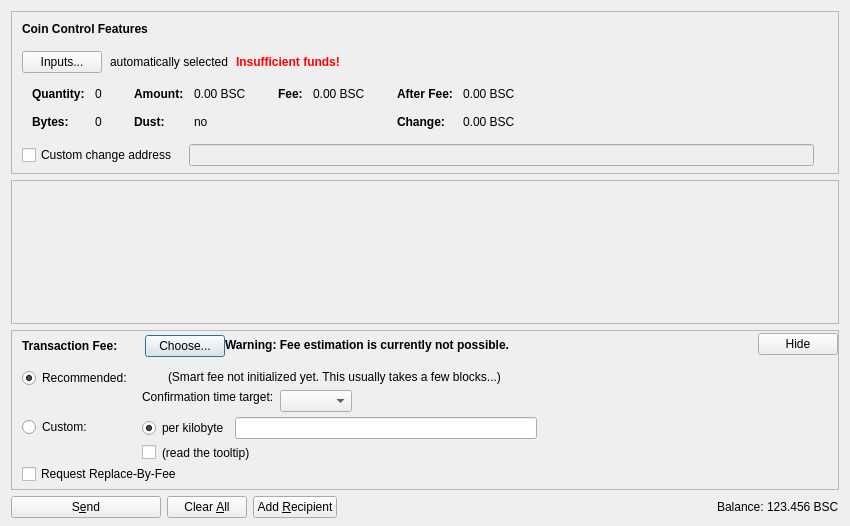
<?xml version="1.0" encoding="UTF-8"?>
<ui version="4.0">
 <class>SendCoinsDialog</class>
 <widget class="QDialog" name="SendCoinsDialog">
  <property name="geometry">
   <rect>
    <x>0</x>
    <y>0</y>
    <width>850</width>
    <height>526</height>
   </rect>
  </property>
  <property name="windowTitle">
   <string>Send Coins</string>
  </property>
  <layout class="QVBoxLayout" name="verticalLayout" stretch="0,1,0,0">
   <property name="bottomMargin">
    <number>8</number>
   </property>
   <item>
    <widget class="QFrame" name="frameCoinControl">
     <property name="sizePolicy">
      <sizepolicy hsizetype="Expanding" vsizetype="Expanding">
       <horstretch>0</horstretch>
       <verstretch>0</verstretch>
      </sizepolicy>
     </property>
     <property name="maximumSize">
      <size>
       <width>16777215</width>
       <height>16777215</height>
      </size>
     </property>
     <property name="frameShape">
      <enum>QFrame::StyledPanel</enum>
     </property>
     <property name="frameShadow">
      <enum>QFrame::Sunken</enum>
     </property>
     <layout class="QVBoxLayout" name="verticalLayoutCoinControl2">
      <property name="spacing">
       <number>0</number>
      </property>
      <property name="leftMargin">
       <number>0</number>
      </property>
      <property name="topMargin">
       <number>0</number>
      </property>
      <property name="rightMargin">
       <number>0</number>
      </property>
      <property name="bottomMargin">
       <number>6</number>
      </property>
      <item>
       <layout class="QVBoxLayout" name="verticalLayoutCoinControl" stretch="0,0,0,0,1">
        <property name="spacing">
         <number>0</number>
        </property>
        <property name="leftMargin">
         <number>10</number>
        </property>
        <property name="topMargin">
         <number>10</number>
        </property>
        <item>
         <layout class="QHBoxLayout" name="horizontalLayoutCoinControl1">
          <property name="bottomMargin">
           <number>15</number>
          </property>
          <item>
           <widget class="QLabel" name="labelCoinControlFeatures">
            <property name="sizePolicy">
             <sizepolicy hsizetype="Preferred" vsizetype="Maximum">
              <horstretch>0</horstretch>
              <verstretch>0</verstretch>
             </sizepolicy>
            </property>
            <property name="font">
             <font>
              <weight>75</weight>
              <bold>true</bold>
             </font>
            </property>
            <property name="styleSheet">
             <string notr="true">font-weight:bold;</string>
            </property>
            <property name="text">
             <string>Coin Control Features</string>
            </property>
           </widget>
          </item>
         </layout>
        </item>
        <item>
         <layout class="QHBoxLayout" name="horizontalLayoutCoinControl2" stretch="0,0,0,0">
          <property name="spacing">
           <number>8</number>
          </property>
          <property name="bottomMargin">
           <number>10</number>
          </property>
          <item>
           <widget class="QPushButton" name="pushButtonCoinControl">
            <property name="styleSheet">
             <string notr="true"/>
            </property>
            <property name="text">
             <string>Inputs...</string>
            </property>
            <property name="autoDefault">
             <bool>false</bool>
            </property>
           </widget>
          </item>
          <item>
           <widget class="QLabel" name="labelCoinControlAutomaticallySelected">
            <property name="text">
             <string>automatically selected</string>
            </property>
            <property name="margin">
             <number>5</number>
            </property>
           </widget>
          </item>
          <item>
           <widget class="QLabel" name="labelCoinControlInsuffFunds">
            <property name="font">
             <font>
              <weight>75</weight>
              <bold>true</bold>
             </font>
            </property>
            <property name="styleSheet">
             <string notr="true">color:red;font-weight:bold;</string>
            </property>
            <property name="text">
             <string>Insufficient funds!</string>
            </property>
            <property name="margin">
             <number>5</number>
            </property>
           </widget>
          </item>
          <item>
           <spacer name="horizontalSpacerCoinControl">
            <property name="orientation">
             <enum>Qt::Horizontal</enum>
            </property>
            <property name="sizeHint" stdset="0">
             <size>
              <width>40</width>
              <height>1</height>
             </size>
            </property>
           </spacer>
          </item>
         </layout>
        </item>
        <item>
         <widget class="QWidget" name="widgetCoinControl" native="true">
          <property name="sizePolicy">
           <sizepolicy hsizetype="Preferred" vsizetype="Preferred">
            <horstretch>0</horstretch>
            <verstretch>0</verstretch>
           </sizepolicy>
          </property>
          <property name="minimumSize">
           <size>
            <width>0</width>
            <height>0</height>
           </size>
          </property>
          <property name="styleSheet">
           <string notr="true"/>
          </property>
          <layout class="QHBoxLayout" name="horizontalLayoutCoinControl5">
           <property name="leftMargin">
            <number>0</number>
           </property>
           <property name="topMargin">
            <number>0</number>
           </property>
           <property name="rightMargin">
            <number>0</number>
           </property>
           <property name="bottomMargin">
            <number>0</number>
           </property>
           <item>
            <layout class="QHBoxLayout" name="horizontalLayoutCoinControl3" stretch="0,0,0,1">
             <property name="spacing">
              <number>20</number>
             </property>
             <property name="topMargin">
              <number>0</number>
             </property>
             <property name="bottomMargin">
              <number>10</number>
             </property>
             <item>
              <layout class="QFormLayout" name="formLayoutCoinControl1">
               <property name="horizontalSpacing">
                <number>10</number>
               </property>
               <property name="verticalSpacing">
                <number>14</number>
               </property>
               <property name="leftMargin">
                <number>10</number>
               </property>
               <property name="topMargin">
                <number>4</number>
               </property>
               <property name="rightMargin">
                <number>6</number>
               </property>
               <item row="0" column="0">
                <widget class="QLabel" name="labelCoinControlQuantityText">
                 <property name="font">
                  <font>
                   <weight>75</weight>
                   <bold>true</bold>
                  </font>
                 </property>
                 <property name="text">
                  <string>Quantity:</string>
                 </property>
                 <property name="margin">
                  <number>0</number>
                 </property>
                </widget>
               </item>
               <item row="0" column="1">
                <widget class="QLabel" name="labelCoinControlQuantity">
                 <property name="cursor">
                  <cursorShape>IBeamCursor</cursorShape>
                 </property>
                 <property name="contextMenuPolicy">
                  <enum>Qt::ActionsContextMenu</enum>
                 </property>
                 <property name="text">
                  <string notr="true">0</string>
                 </property>
                 <property name="margin">
                  <number>0</number>
                 </property>
                 <property name="textInteractionFlags">
                  <set>Qt::LinksAccessibleByMouse|Qt::TextSelectableByKeyboard|Qt::TextSelectableByMouse</set>
                 </property>
                </widget>
               </item>
               <item row="1" column="0">
                <widget class="QLabel" name="labelCoinControlBytesText">
                 <property name="font">
                  <font>
                   <weight>75</weight>
                   <bold>true</bold>
                  </font>
                 </property>
                 <property name="text">
                  <string>Bytes:</string>
                 </property>
                </widget>
               </item>
               <item row="1" column="1">
                <widget class="QLabel" name="labelCoinControlBytes">
                 <property name="cursor">
                  <cursorShape>IBeamCursor</cursorShape>
                 </property>
                 <property name="contextMenuPolicy">
                  <enum>Qt::ActionsContextMenu</enum>
                 </property>
                 <property name="text">
                  <string notr="true">0</string>
                 </property>
                 <property name="textInteractionFlags">
                  <set>Qt::LinksAccessibleByMouse|Qt::TextSelectableByKeyboard|Qt::TextSelectableByMouse</set>
                 </property>
                </widget>
               </item>
              </layout>
             </item>
             <item>
              <layout class="QFormLayout" name="formLayoutCoinControl2">
               <property name="horizontalSpacing">
                <number>10</number>
               </property>
               <property name="verticalSpacing">
                <number>14</number>
               </property>
               <property name="leftMargin">
                <number>6</number>
               </property>
               <property name="topMargin">
                <number>4</number>
               </property>
               <property name="rightMargin">
                <number>6</number>
               </property>
               <item row="0" column="0">
                <widget class="QLabel" name="labelCoinControlAmountText">
                 <property name="font">
                  <font>
                   <weight>75</weight>
                   <bold>true</bold>
                  </font>
                 </property>
                 <property name="text">
                  <string>Amount:</string>
                 </property>
                 <property name="margin">
                  <number>0</number>
                 </property>
                </widget>
               </item>
               <item row="0" column="1">
                <widget class="QLabel" name="labelCoinControlAmount">
                 <property name="cursor">
                  <cursorShape>IBeamCursor</cursorShape>
                 </property>
                 <property name="contextMenuPolicy">
                  <enum>Qt::ActionsContextMenu</enum>
                 </property>
                 <property name="text">
                  <string notr="true">0.00 BSC</string>
                 </property>
                 <property name="textInteractionFlags">
                  <set>Qt::LinksAccessibleByMouse|Qt::TextSelectableByKeyboard|Qt::TextSelectableByMouse</set>
                 </property>
                </widget>
               </item>
               <item row="1" column="0">
                <widget class="QLabel" name="labelCoinControlLowOutputText">
                 <property name="font">
                  <font>
                   <weight>75</weight>
                   <bold>true</bold>
                  </font>
                 </property>
                 <property name="text">
                  <string>Dust:</string>
                 </property>
                </widget>
               </item>
               <item row="1" column="1">
                <widget class="QLabel" name="labelCoinControlLowOutput">
                 <property name="cursor">
                  <cursorShape>IBeamCursor</cursorShape>
                 </property>
                 <property name="contextMenuPolicy">
                  <enum>Qt::ActionsContextMenu</enum>
                 </property>
                 <property name="text">
                  <string notr="true">no</string>
                 </property>
                 <property name="textInteractionFlags">
                  <set>Qt::LinksAccessibleByMouse|Qt::TextSelectableByKeyboard|Qt::TextSelectableByMouse</set>
                 </property>
                </widget>
               </item>
              </layout>
             </item>
             <item>
              <layout class="QFormLayout" name="formLayoutCoinControl3">
               <property name="horizontalSpacing">
                <number>10</number>
               </property>
               <property name="verticalSpacing">
                <number>14</number>
               </property>
               <property name="leftMargin">
                <number>6</number>
               </property>
               <property name="topMargin">
                <number>4</number>
               </property>
               <property name="rightMargin">
                <number>6</number>
               </property>
               <item row="0" column="0">
                <widget class="QLabel" name="labelCoinControlFeeText">
                 <property name="font">
                  <font>
                   <weight>75</weight>
                   <bold>true</bold>
                  </font>
                 </property>
                 <property name="text">
                  <string>Fee:</string>
                 </property>
                 <property name="margin">
                  <number>0</number>
                 </property>
                </widget>
               </item>
               <item row="0" column="1">
                <widget class="QLabel" name="labelCoinControlFee">
                 <property name="cursor">
                  <cursorShape>IBeamCursor</cursorShape>
                 </property>
                 <property name="contextMenuPolicy">
                  <enum>Qt::ActionsContextMenu</enum>
                 </property>
                 <property name="text">
                  <string notr="true">0.00 BSC</string>
                 </property>
                 <property name="textInteractionFlags">
                  <set>Qt::LinksAccessibleByMouse|Qt::TextSelectableByKeyboard|Qt::TextSelectableByMouse</set>
                 </property>
                </widget>
               </item>
              </layout>
             </item>
             <item>
              <layout class="QFormLayout" name="formLayoutCoinControl4">
               <property name="horizontalSpacing">
                <number>10</number>
               </property>
               <property name="verticalSpacing">
                <number>14</number>
               </property>
               <property name="leftMargin">
                <number>6</number>
               </property>
               <property name="topMargin">
                <number>4</number>
               </property>
               <property name="rightMargin">
                <number>6</number>
               </property>
               <item row="0" column="0">
                <widget class="QLabel" name="labelCoinControlAfterFeeText">
                 <property name="font">
                  <font>
                   <weight>75</weight>
                   <bold>true</bold>
                  </font>
                 </property>
                 <property name="text">
                  <string>After Fee:</string>
                 </property>
                 <property name="margin">
                  <number>0</number>
                 </property>
                </widget>
               </item>
               <item row="0" column="1">
                <widget class="QLabel" name="labelCoinControlAfterFee">
                 <property name="cursor">
                  <cursorShape>IBeamCursor</cursorShape>
                 </property>
                 <property name="contextMenuPolicy">
                  <enum>Qt::ActionsContextMenu</enum>
                 </property>
                 <property name="text">
                  <string notr="true">0.00 BSC</string>
                 </property>
                 <property name="textInteractionFlags">
                  <set>Qt::LinksAccessibleByMouse|Qt::TextSelectableByKeyboard|Qt::TextSelectableByMouse</set>
                 </property>
                </widget>
               </item>
               <item row="1" column="0">
                <widget class="QLabel" name="labelCoinControlChangeText">
                 <property name="font">
                  <font>
                   <weight>75</weight>
                   <bold>true</bold>
                  </font>
                 </property>
                 <property name="text">
                  <string>Change:</string>
                 </property>
                </widget>
               </item>
               <item row="1" column="1">
                <widget class="QLabel" name="labelCoinControlChange">
                 <property name="cursor">
                  <cursorShape>IBeamCursor</cursorShape>
                 </property>
                 <property name="contextMenuPolicy">
                  <enum>Qt::ActionsContextMenu</enum>
                 </property>
                 <property name="text">
                  <string notr="true">0.00 BSC</string>
                 </property>
                 <property name="textInteractionFlags">
                  <set>Qt::LinksAccessibleByMouse|Qt::TextSelectableByKeyboard|Qt::TextSelectableByMouse</set>
                 </property>
                </widget>
               </item>
              </layout>
             </item>
            </layout>
           </item>
          </layout>
         </widget>
        </item>
        <item>
         <layout class="QHBoxLayout" name="horizontalLayoutCoinControl4" stretch="0,0,0">
          <property name="spacing">
           <number>12</number>
          </property>
          <property name="sizeConstraint">
           <enum>QLayout::SetDefaultConstraint</enum>
          </property>
          <property name="topMargin">
           <number>5</number>
          </property>
          <property name="rightMargin">
           <number>5</number>
          </property>
          <item>
           <widget class="QCheckBox" name="checkBoxCoinControlChange">
            <property name="toolTip">
             <string>If this is activated, but the change address is empty or invalid, change will be sent to a newly generated address.</string>
            </property>
            <property name="text">
             <string>Custom change address</string>
            </property>
           </widget>
          </item>
          <item>
           <widget class="QValidatedLineEdit" name="lineEditCoinControlChange">
            <property name="enabled">
             <bool>false</bool>
            </property>
            <property name="sizePolicy">
             <sizepolicy hsizetype="Expanding" vsizetype="Fixed">
              <horstretch>0</horstretch>
              <verstretch>0</verstretch>
             </sizepolicy>
            </property>
           </widget>
          </item>
          <item>
           <widget class="QLabel" name="labelCoinControlChangeLabel">
            <property name="sizePolicy">
             <sizepolicy hsizetype="Preferred" vsizetype="Expanding">
              <horstretch>0</horstretch>
              <verstretch>0</verstretch>
             </sizepolicy>
            </property>
            <property name="minimumSize">
             <size>
              <width>0</width>
              <height>0</height>
             </size>
            </property>
            <property name="text">
             <string/>
            </property>
            <property name="margin">
             <number>3</number>
            </property>
           </widget>
          </item>
         </layout>
        </item>
        <item>
         <spacer name="verticalSpacerCoinControl">
          <property name="orientation">
           <enum>Qt::Vertical</enum>
          </property>
          <property name="sizeHint" stdset="0">
           <size>
            <width>800</width>
            <height>1</height>
           </size>
          </property>
         </spacer>
        </item>
       </layout>
      </item>
     </layout>
    </widget>
   </item>
   <item>
    <widget class="QScrollArea" name="scrollArea">
     <property name="widgetResizable">
      <bool>true</bool>
     </property>
     <widget class="QWidget" name="scrollAreaWidgetContents">
      <property name="geometry">
       <rect>
        <x>0</x>
        <y>0</y>
        <width>830</width>
        <height>104</height>
       </rect>
      </property>
      <layout class="QVBoxLayout" name="verticalLayout_2" stretch="0,1">
       <property name="leftMargin">
        <number>0</number>
       </property>
       <property name="topMargin">
        <number>0</number>
       </property>
       <property name="rightMargin">
        <number>0</number>
       </property>
       <property name="bottomMargin">
        <number>0</number>
       </property>
       <item>
        <layout class="QVBoxLayout" name="entries">
         <property name="spacing">
          <number>6</number>
         </property>
        </layout>
       </item>
       <item>
        <spacer name="verticalSpacer">
         <property name="orientation">
          <enum>Qt::Vertical</enum>
         </property>
         <property name="sizeHint" stdset="0">
          <size>
           <width>20</width>
           <height>40</height>
          </size>
         </property>
        </spacer>
       </item>
      </layout>
     </widget>
    </widget>
   </item>
   <item>
    <widget class="QFrame" name="frameFee">
     <property name="sizePolicy">
      <sizepolicy hsizetype="Expanding" vsizetype="Expanding">
       <horstretch>0</horstretch>
       <verstretch>0</verstretch>
      </sizepolicy>
     </property>
     <property name="maximumSize">
      <size>
       <width>16777215</width>
       <height>16777215</height>
      </size>
     </property>
     <property name="frameShape">
      <enum>QFrame::StyledPanel</enum>
     </property>
     <property name="frameShadow">
      <enum>QFrame::Sunken</enum>
     </property>
     <layout class="QVBoxLayout" name="verticalLayoutFee1">
      <property name="spacing">
       <number>0</number>
      </property>
      <property name="leftMargin">
       <number>0</number>
      </property>
      <property name="topMargin">
       <number>0</number>
      </property>
      <property name="rightMargin">
       <number>0</number>
      </property>
      <property name="bottomMargin">
       <number>0</number>
      </property>
      <item>
       <layout class="QVBoxLayout" name="verticalLayoutFee2" stretch="0,0,0">
        <property name="spacing">
         <number>0</number>
        </property>
        <property name="leftMargin">
         <number>10</number>
        </property>
        <property name="topMargin">
         <number>0</number>
        </property>
        <item>
         <layout class="QHBoxLayout" name="horizontalLayoutFee1">
          <property name="bottomMargin">
           <number>0</number>
          </property>
          <item>
           <layout class="QVBoxLayout" name="verticalLayoutFee7">
            <property name="spacing">
             <number>0</number>
            </property>
            <item>
             <spacer name="verticalSpacerSmartFee">
              <property name="orientation">
               <enum>Qt::Vertical</enum>
              </property>
              <property name="sizeType">
               <enum>QSizePolicy::Fixed</enum>
              </property>
              <property name="sizeHint" stdset="0">
               <size>
                <width>1</width>
                <height>4</height>
               </size>
              </property>
             </spacer>
            </item>
            <item>
             <layout class="QHBoxLayout" name="horizontalLayoutSmartFee">
              <property name="spacing">
               <number>10</number>
              </property>
              <item>
               <widget class="QLabel" name="labelFeeHeadline">
                <property name="sizePolicy">
                 <sizepolicy hsizetype="Preferred" vsizetype="Maximum">
                  <horstretch>0</horstretch>
                  <verstretch>0</verstretch>
                 </sizepolicy>
                </property>
                <property name="font">
                 <font>
                  <weight>75</weight>
                  <bold>true</bold>
                 </font>
                </property>
                <property name="styleSheet">
                 <string notr="true">font-weight:bold;</string>
                </property>
                <property name="text">
                 <string>Transaction Fee:</string>
                </property>
               </widget>
              </item>
              <item>
               <widget class="QLabel" name="labelFeeMinimized">
                <property name="text">
                 <string/>
                </property>
               </widget>
              </item>
              <item>
               <widget class="QPushButton" name="buttonChooseFee">
                <property name="text">
                 <string>Choose...</string>
                </property>
               </widget>
              </item>
             </layout>
            </item>
            <item>
             <spacer name="verticalSpacer_5">
              <property name="orientation">
               <enum>Qt::Vertical</enum>
              </property>
              <property name="sizeHint" stdset="0">
               <size>
                <width>1</width>
                <height>1</height>
               </size>
              </property>
             </spacer>
            </item>
           </layout>
          </item>
          <item>
           <widget class="QLabel" name="fallbackFeeWarningLabel">
            <property name="toolTip">
             <string>Using the fallbackfee can result in sending a transaction that will take several hours or days (or never) to confirm. Consider choosing your fee manually or wait until you have validated the complete chain.</string>
            </property>
            <property name="font">
            <font>
                <weight>75</weight>
                <bold>true</bold>
            </font>
            </property>
            <property name="text">
             <string>Warning: Fee estimation is currently not possible.</string>
            </property>
            <property name="wordWrap">
             <bool>false</bool>
            </property>
           </widget>
          </item>
          <item>
           <spacer name="horizontalSpacer_4">
            <property name="orientation">
             <enum>Qt::Horizontal</enum>
            </property>
            <property name="sizeType">
             <enum>QSizePolicy::MinimumExpanding</enum>
            </property>
            <property name="sizeHint" stdset="0">
             <size>
              <width>40</width>
              <height>20</height>
             </size>
            </property>
           </spacer>
          </item>
          <item>
           <widget class="QPushButton" name="buttonMinimizeFee">
            <property name="toolTip">
             <string>collapse fee-settings</string>
            </property>
            <property name="text">
             <string>Hide</string>
            </property>
           </widget>
          </item>
         </layout>
        </item>
        <item>
         <widget class="QFrame" name="frameFeeSelection">
          <layout class="QVBoxLayout" name="verticalLayoutFee12">
           <property name="spacing">
            <number>0</number>
           </property>
           <property name="leftMargin">
            <number>0</number>
           </property>
           <property name="topMargin">
            <number>0</number>
           </property>
           <property name="rightMargin">
            <number>0</number>
           </property>
           <property name="bottomMargin">
            <number>0</number>
           </property>
           <item>
            <layout class="QGridLayout" name="gridLayoutFee">
             <property name="topMargin">
              <number>10</number>
             </property>
             <property name="bottomMargin">
              <number>4</number>
             </property>
             <property name="horizontalSpacing">
              <number>10</number>
             </property>
             <property name="verticalSpacing">
              <number>4</number>
             </property>
             <item row="1" column="1">
              <layout class="QVBoxLayout" name="verticalLayoutFee8">
               <property name="spacing">
                <number>6</number>
               </property>
               <item>
                <layout class="QHBoxLayout" name="horizontalLayoutFee13">
                 <item>
                  <widget class="QRadioButton" name="radioCustomPerKilobyte">
                   <property name="toolTip">
                    <string>If the custom fee is set to 1000 satoshis and the transaction is only 250 bytes, then &quot;per kilobyte&quot; only pays 250 satoshis in fee, while &quot;total at least&quot; pays 1000 satoshis. For transactions bigger than a kilobyte both pay by kilobyte.</string>
                   </property>
                   <property name="text">
                    <string>per kilobyte</string>
                   </property>
                   <property name="checked">
                    <bool>true</bool>
                   </property>
                   <attribute name="buttonGroup">
                    <string notr="true">groupCustomFee</string>
                   </attribute>
                  </widget>
                 </item>
                 <item>
                  <widget class="BitcoinAmountField" name="customFee"/>
                 </item>
                 <item>
                  <spacer name="horizontalSpacer_6">
                   <property name="orientation">
                    <enum>Qt::Horizontal</enum>
                   </property>
                   <property name="sizeHint" stdset="0">
                    <size>
                     <width>1</width>
                     <height>1</height>
                    </size>
                   </property>
                  </spacer>
                 </item>
                </layout>
               </item>
               <item>
                <layout class="QHBoxLayout" name="horizontalLayoutFee8">
                 <item>
                  <widget class="QCheckBox" name="checkBoxMinimumFee">
                   <property name="toolTip">
                    <string>Paying only the minimum fee is just fine as long as there is less transaction volume than space in the blocks. But be aware that this can end up in a never confirming transaction once there is more demand for litecoin transactions than the network can process.</string>
                   </property>
                   <property name="text">
                    <string/>
                   </property>
                  </widget>
                 </item>
                 <item>
                  <widget class="QLabel" name="labelMinFeeWarning">
                   <property name="enabled">
                    <bool>true</bool>
                   </property>
                   <property name="toolTip">
                    <string>Paying only the minimum fee is just fine as long as there is less transaction volume than space in the blocks. But be aware that this can end up in a never confirming transaction once there is more demand for litecoin transactions than the network can process.</string>
                   </property>
                   <property name="text">
                    <string>(read the tooltip)</string>
                   </property>
                   <property name="margin">
                    <number>5</number>
                   </property>
                  </widget>
                 </item>
                 <item>
                  <spacer name="horizontalSpacer_2">
                   <property name="orientation">
                    <enum>Qt::Horizontal</enum>
                   </property>
                   <property name="sizeHint" stdset="0">
                    <size>
                     <width>1</width>
                     <height>1</height>
                    </size>
                   </property>
                  </spacer>
                 </item>
                </layout>
               </item>
              </layout>
             </item>
             <item row="0" column="0">
              <layout class="QVBoxLayout" name="verticalLayoutFee4" stretch="0,1">
               <item>
                <widget class="QRadioButton" name="radioSmartFee">
                 <property name="text">
                  <string>Recommended:</string>
                 </property>
                 <property name="checked">
                  <bool>true</bool>
                 </property>
                 <attribute name="buttonGroup">
                  <string notr="true">groupFee</string>
                 </attribute>
                </widget>
               </item>
               <item>
                <spacer name="verticalSpacer_2">
                 <property name="orientation">
                  <enum>Qt::Vertical</enum>
                 </property>
                 <property name="sizeHint" stdset="0">
                  <size>
                   <width>1</width>
                   <height>1</height>
                  </size>
                 </property>
                </spacer>
               </item>
              </layout>
             </item>
             <item row="1" column="0">
              <layout class="QVBoxLayout" name="verticalLayoutFee9" stretch="0,1">
               <item>
                <widget class="QRadioButton" name="radioCustomFee">
                 <property name="text">
                  <string>Custom:</string>
                 </property>
                 <attribute name="buttonGroup">
                  <string notr="true">groupFee</string>
                 </attribute>
                </widget>
               </item>
               <item>
                <spacer name="verticalSpacer_6">
                 <property name="orientation">
                  <enum>Qt::Vertical</enum>
                 </property>
                 <property name="sizeHint" stdset="0">
                  <size>
                   <width>1</width>
                   <height>1</height>
                  </size>
                 </property>
                </spacer>
               </item>
              </layout>
             </item>
             <item row="0" column="1">
              <layout class="QVBoxLayout" name="verticalLayoutFee3" stretch="0,0,1">
               <property name="spacing">
                <number>6</number>
               </property>
               <property name="topMargin">
                <number>2</number>
               </property>
               <item>
                <layout class="QHBoxLayout" name="horizontalLayoutFee12">
                 <item>
                  <widget class="QLabel" name="labelSmartFee">
                   <property name="text">
                    <string/>
                   </property>
                   <property name="margin">
                    <number>2</number>
                   </property>
                  </widget>
                 </item>
                 <item>
                  <widget class="QLabel" name="labelFeeEstimation">
                   <property name="text">
                    <string/>
                   </property>
                  </widget>
                 </item>
                 <item>
                  <widget class="QLabel" name="labelSmartFee2">
                   <property name="text">
                    <string>(Smart fee not initialized yet. This usually takes a few blocks...)</string>
                   </property>
                   <property name="margin">
                    <number>2</number>
                   </property>
                  </widget>
                 </item>
                 <item>
                  <spacer name="horizontalSpacer_5">
                   <property name="orientation">
                    <enum>Qt::Horizontal</enum>
                   </property>
                   <property name="sizeHint" stdset="0">
                    <size>
                     <width>1</width>
                     <height>1</height>
                    </size>
                   </property>
                  </spacer>
                 </item>
                </layout>
               </item>
               <item>
                <layout class="QHBoxLayout" name="horizontalLayoutFee9">
                 <item>
                  <layout class="QVBoxLayout" name="verticalLayoutFee6">
                   <item>
                    <widget class="QLabel" name="labelSmartFee3">
                     <property name="text">
                      <string>Confirmation time target:</string>
                     </property>
                     <property name="margin">
                      <number>2</number>
                     </property>
                    </widget>
                   </item>
                   <item>
                    <spacer name="verticalSpacer_3">
                     <property name="orientation">
                      <enum>Qt::Vertical</enum>
                     </property>
                     <property name="sizeHint" stdset="0">
                      <size>
                       <width>1</width>
                       <height>1</height>
                      </size>
                     </property>
                    </spacer>
                   </item>
                  </layout>
                 </item>
                 <item>
                  <layout class="QVBoxLayout" name="verticalLayoutFee5">
                   <property name="rightMargin">
                    <number>30</number>
                   </property>
                   <item>
                    <layout class="QHBoxLayout" name="horizontalLayoutConfTarget">
                     <property name="bottomMargin">
                      <number>0</number>
                     </property>
                     <item>
                      <widget class="QComboBox" name="confTargetSelector"/>
                     </item>
                     <item>
                      <spacer name="horizontalSpacerConfTarget">
                       <property name="orientation">
                        <enum>Qt::Horizontal</enum>
                       </property>
                       <property name="sizeHint" stdset="0">
                        <size>
                         <width>40</width>
                         <height>20</height>
                        </size>
                       </property>
                      </spacer>
                     </item>
                    </layout>
                   </item>
                  </layout>
                 </item>
                </layout>
               </item>
               <item>
                <spacer name="verticalSpacer_4">
                 <property name="orientation">
                  <enum>Qt::Vertical</enum>
                 </property>
                 <property name="sizeHint" stdset="0">
                  <size>
                   <width>1</width>
                   <height>1</height>
                  </size>
                 </property>
                </spacer>
               </item>
              </layout>
             </item>
            </layout>
           </item>
           <item>
            <widget class="QCheckBox" name="optInRBF">
             <property name="text">
              <string>Request Replace-By-Fee</string>
             </property>
             <property name="toolTip">
              <string>Indicates that the sender may wish to replace this transaction with a new one paying higher fees (prior to being confirmed).</string>
             </property>
            </widget>
           </item>
          </layout>
         </widget>
        </item>
        <item>
         <spacer name="verticalSpacerFee">
          <property name="orientation">
           <enum>Qt::Vertical</enum>
          </property>
          <property name="sizeHint" stdset="0">
           <size>
            <width>40</width>
            <height>5</height>
           </size>
          </property>
         </spacer>
        </item>
       </layout>
      </item>
     </layout>
    </widget>
   </item>
   <item>
    <layout class="QHBoxLayout" name="horizontalLayout">
     <item>
      <widget class="QPushButton" name="sendButton">
       <property name="minimumSize">
        <size>
         <width>150</width>
         <height>0</height>
        </size>
       </property>
       <property name="toolTip">
        <string>Confirm the send action</string>
       </property>
       <property name="text">
        <string>S&amp;end</string>
       </property>
       <property name="icon">
        <iconset resource="../bitcoin.qrc">
         <normaloff>:/icons/send</normaloff>:/icons/send</iconset>
       </property>
       <property name="autoDefault">
        <bool>false</bool>
       </property>
       <property name="default">
        <bool>false</bool>
       </property>
      </widget>
     </item>
     <item>
      <widget class="QPushButton" name="clearButton">
       <property name="sizePolicy">
        <sizepolicy hsizetype="Minimum" vsizetype="Fixed">
         <horstretch>0</horstretch>
         <verstretch>0</verstretch>
        </sizepolicy>
       </property>
       <property name="toolTip">
        <string>Clear all fields of the form.</string>
       </property>
       <property name="text">
        <string>Clear &amp;All</string>
       </property>
       <property name="icon">
        <iconset resource="../bitcoin.qrc">
         <normaloff>:/icons/remove</normaloff>:/icons/remove</iconset>
       </property>
       <property name="autoDefault">
        <bool>false</bool>
       </property>
      </widget>
     </item>
     <item>
      <widget class="QPushButton" name="addButton">
       <property name="toolTip">
        <string>Send to multiple recipients at once</string>
       </property>
       <property name="text">
        <string>Add &amp;Recipient</string>
       </property>
       <property name="icon">
        <iconset resource="../bitcoin.qrc">
         <normaloff>:/icons/add</normaloff>:/icons/add</iconset>
       </property>
       <property name="autoDefault">
        <bool>false</bool>
       </property>
      </widget>
     </item>
     <item>
      <spacer name="horizontalSpacer">
       <property name="orientation">
        <enum>Qt::Horizontal</enum>
       </property>
       <property name="sizeHint" stdset="0">
        <size>
         <width>40</width>
         <height>20</height>
        </size>
       </property>
      </spacer>
     </item>
     <item>
      <layout class="QHBoxLayout" name="horizontalLayout_2">
       <property name="spacing">
        <number>3</number>
       </property>
       <item>
        <widget class="QLabel" name="label">
         <property name="sizePolicy">
          <sizepolicy hsizetype="Preferred" vsizetype="Fixed">
           <horstretch>0</horstretch>
           <verstretch>0</verstretch>
          </sizepolicy>
         </property>
         <property name="text">
          <string>Balance:</string>
         </property>
        </widget>
       </item>
       <item>
        <widget class="QLabel" name="labelBalance">
         <property name="sizePolicy">
          <sizepolicy hsizetype="Preferred" vsizetype="Fixed">
           <horstretch>0</horstretch>
           <verstretch>0</verstretch>
          </sizepolicy>
         </property>
         <property name="cursor">
          <cursorShape>IBeamCursor</cursorShape>
         </property>
         <property name="text">
          <string notr="true">123.456 BSC</string>
         </property>
         <property name="textInteractionFlags">
          <set>Qt::LinksAccessibleByMouse|Qt::TextSelectableByKeyboard|Qt::TextSelectableByMouse</set>
         </property>
        </widget>
       </item>
      </layout>
     </item>
    </layout>
   </item>
  </layout>
 </widget>
 <customwidgets>
  <customwidget>
   <class>QValidatedLineEdit</class>
   <extends>QLineEdit</extends>
   <header>qvalidatedlineedit.h</header>
  </customwidget>
  <customwidget>
   <class>BitcoinAmountField</class>
   <extends>QLineEdit</extends>
   <header>bitcoinamountfield.h</header>
   <container>1</container>
  </customwidget>
 </customwidgets>
 <resources>
  <include location="../bitcoin.qrc"/>
 </resources>
 <connections/>
 <buttongroups>
  <buttongroup name="groupFee"/>
  <buttongroup name="groupCustomFee"/>
 </buttongroups>
</ui>
